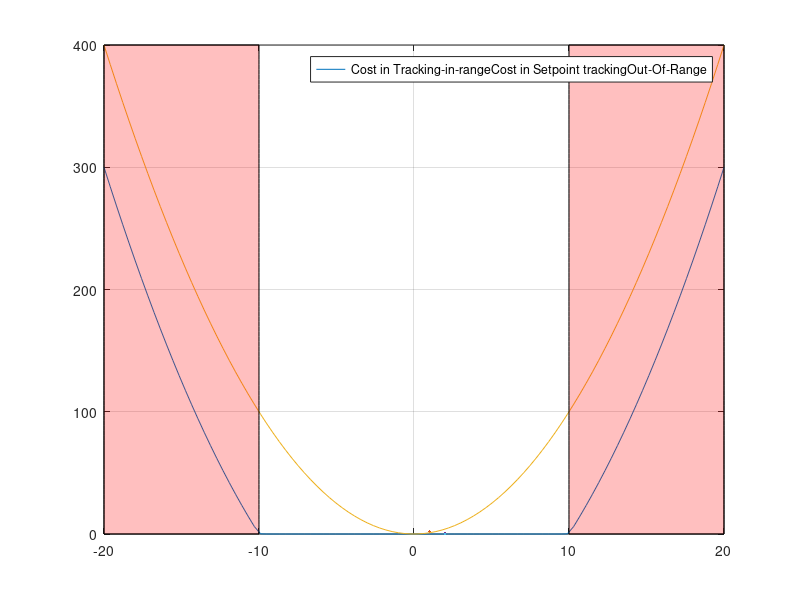

Write the MATLAB code that produced this figure. (Note: this script raises an error after producing the figure.)
% Out-of range cost function for tracking in range 
soft_max = @(x,y,k) log(exp(k.*x) + exp(k.*y)); %soft max function

f = linspace(-20,20); % x - x_t 
delta = 10; % range
alpha = 1; % some scalar value should scaling be necessary in cost
k = 1; % scalar value should scaling be necessary (underfull, overfull)
out = soft_max((f.^2 - delta.^2).*alpha, 0,1);
out2 = f.^2;  

[DX] = gradient(out,1);

figure
plot(f,out, LineWidth=2)
hold on
plot(f,out2,LineWidth=2,Color=[1 0 0])
% plot(-delta.*ones(size(f)), linspace(0, f(1).^2 - delta.^2, length(f)), 'r--')
% plot(delta.*ones(size(f)), linspace(0, f(1).^2 - delta.^2, length(f)), 'r--')
% patch([delta.*ones(size(f)), fliplr(-delta.*ones(size(f)))], [linspace(0, f(1).^2 - delta.^2, length(f)), fliplr(linspace(0, f(1).^2 - delta.^2, length(f)))], [1, 0, 0] , 'FaceAlpha', 0.25)
patch([-delta.*ones(size(f)), fliplr(min(xlim).*ones(size(f)))], [linspace(0, f(1).^2, length(f)), fliplr(linspace(0, f(1).^2, length(f)))], [1, 0, 0] , 'FaceAlpha', 0.25)
patch([+delta.*ones(size(f)), fliplr(max(xlim).*ones(size(f)))], [linspace(0, f(1).^2, length(f)), fliplr(linspace(0, f(1).^2, length(f)))], [1, 0, 0] , 'FaceAlpha', 0.25)
hold off
legend(["Cost in Tracking-in-range", "Cost in Setpoint tracking", "Out-Of-Range"])
grid on
xlabel("Deviation from reference", FontWeight="bold", FontSize=14)
ylabel("Cost Value", FontWeight="bold", FontSize=14)
